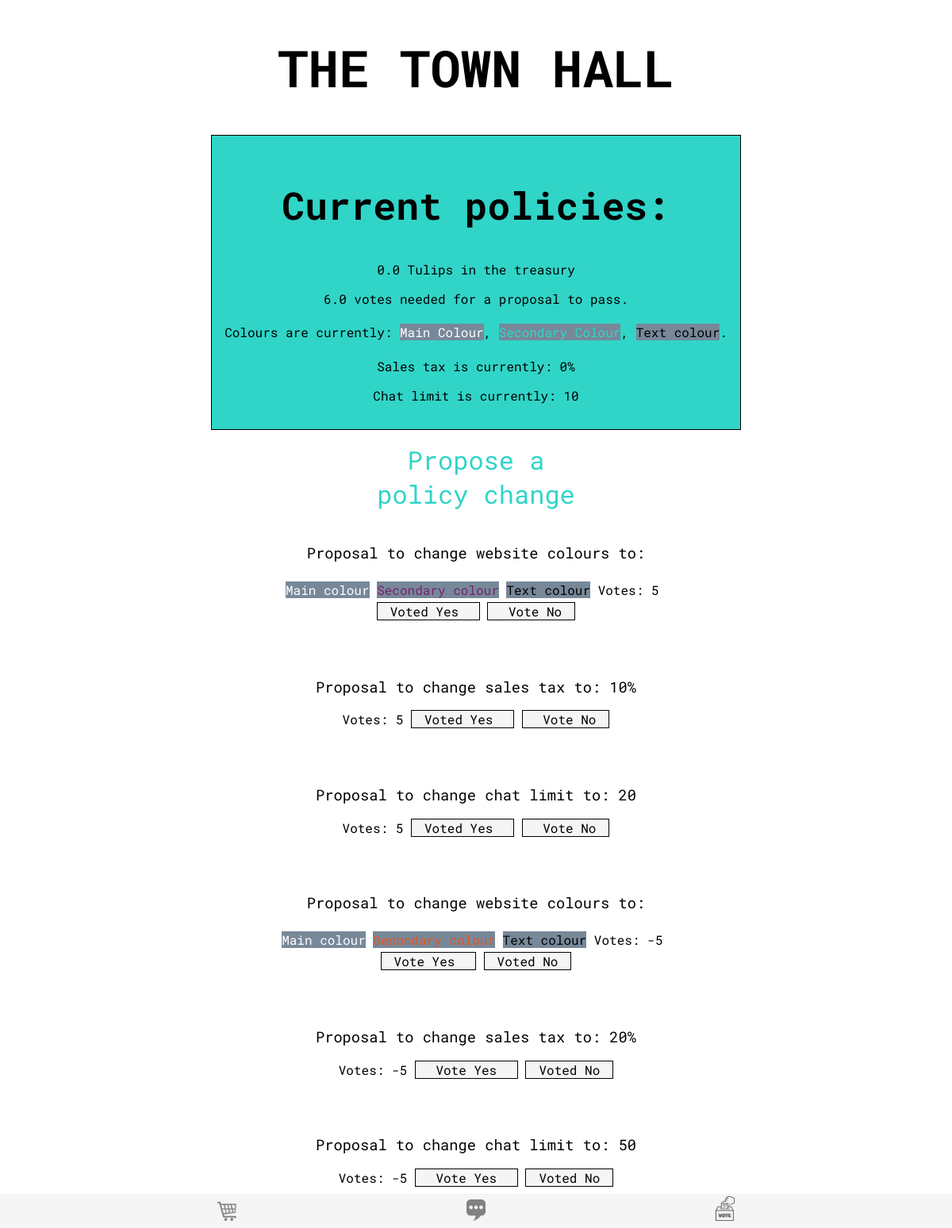
The app's page /voting (signed in) with its own data.
### tables this page shows
CREATE TABLE treasury
(
    tulips REAL NOT NULL
);

CREATE TABLE proposals
(
    proposal_id INTEGER PRIMARY KEY AUTOINCREMENT,
    proposal_type TEXT NOT NULL,
    proposal_value TEXT NOT NULL,
    votes INT NOT NULL
);

### app.py (the view)
@ app.route("/voting", methods=["GET", "POST"])
@ login_required
def voting():
    db = get_db()
    treasury = db.execute(
        """SELECT tulips FROM treasury""").fetchone()["tulips"]
    chat_limit = int(db.execute(
        """SELECT proposal_value FROM policies WHERE proposal_type = 'limit'""").fetchone()["proposal_value"])
    tax = db.execute(
        """SELECT proposal_value FROM policies WHERE proposal_type = 'tax'""").fetchone()["proposal_value"]
    user_count = db.execute(
        """SELECT COUNT(user_id) FROM users WHERE isBanned = 0""").fetchone()["COUNT(user_id)"]
    threshold = user_count / 2
    if user_count % 2 == 0:
        threshold += 1
    else:
        threshold = int(round_up(threshold))
    user_votes = db.execute(
        """SELECT votes FROM votes WHERE user_id= ?""", (g.user,)).fetchone()["votes"].split(",")
    proposals = db.execute(
        """SELECT * FROM proposals ORDER BY votes DESC""").fetchall()
    return render_template("voting.html", proposals=proposals, maincolor=g.maincolor, secondcolor=g.secondcolor, textcolor=g.textcolor, user_votes=user_votes, threshold=threshold, treasury=treasury, tax=tax, chat_limit=chat_limit)

### app.py (called while the page is built)
@app.teardown_appcontext
def close_db_at_end_of_request(e=None):
    close_db(e)

@app.before_request
def load_logged_in_user():
    g.user = session.get("user_id", None)
    db = get_db()
    colors = db.execute("SELECT proposal_value FROM policies WHERE proposal_type = 'color'").fetchone()[
        "proposal_value"]
    g.maincolor = colors[0:7]
    g.secondcolor = colors[7:14]
    g.textcolor = colors[14:21]

def login_required(view):
    @ wraps(view)
    def wrapped_view(**kwargs):
        db = get_db()
        if g.user is None:
            return redirect(url_for("login", next=request.url))
        if db.execute("""SELECT isBanned FROM users WHERE user_id = ? """, (g.user,)).fetchone()["isBanned"] == 1:
            return redirect(url_for("login"))
        return view(**kwargs)
    return wrapped_view

### database.py (called while the page is built)
def get_db():
    if "db" not in g:
        g.db = sqlite3.connect(DATABASE,
                               detect_types=sqlite3.PARSE_DECLTYPES
                               )
        g.db.row_factory = sqlite3.Row
    return g.db

### templates/voting.html
{% extends "base.html" %}
{% block main_content %}
<nav class="swup">
    <a href="{{url_for('shop')}}"><img src="{{url_for('static', filename='shop.png')}}" alt="Link to the hyper link market"></a>
    <a href="{{url_for('chat')}}"><img src="{{url_for('static', filename='chat.png')}}" alt="Link to the public forum"></a>
    <a class="active" href="{{url_for('voting')}}"><img id="voteicon" src="{{url_for('static', filename='vote.png')}}" alt="Link to the town hall"></a>
</nav>
<h1 class="swup transition-page1">The Town Hall</h1>
        <main class="swup transition-page1" id="voting">
            <section id="policies">
                <h2>Current policies:</h2>
                <p>{{treasury}} Tulips in the treasury</p>
                <p>{{threshold}} votes needed for a proposal to pass.</p>
                <p class="colorvote">Colours are currently: <span style="color:{{g.maincolor}}">Main Colour</span>, <span style="color:{{g.secondcolor}}">Secondary Colour</span>, <span style="{{g.textcolor}}">Text colour</span>.</p>
                <p>Sales tax is currently: {{tax}}%</p>
                <p>Chat limit is currently: {{chat_limit}}</p>
            </section>
            <a href="{{url_for('propose')}}">Propose a policy change</a>
            <br>
            {% for proposal in proposals %}
            {% if proposal["proposal_type"] == "color" %}
            {% set votemaincolor = proposal["proposal_value"][0:7] %}
            {% set votesecondarycolor = proposal["proposal_value"][7:14]%}
            {% set votetextcolor = proposal["proposal_value"][14:21] %}
            <section>
                <h3>Proposal to change website colours to:</h3>
                <p class="colorvote"><span    style="color: {{votemaincolor}};">Main colour</span>&nbsp;<span style="color: {{votesecondarycolor}}">Secondary colour</span>&nbsp;<span style="color: {{votetextcolor}}">Text colour</span>&nbsp;<span style="background-color: transparent;">Votes: {{proposal['votes']}}</span>&nbsp;<br><a data-no-swup href="{{url_for('vote', proposal_id=proposal['proposal_id']|string+'y')}}">{% if proposal['proposal_id']|string+'y' in user_votes %}Voted Yes {% else %} Vote Yes {%endif%}</a>&nbsp;<a data-no-swup href="{{url_for('vote', proposal_id=proposal['proposal_id']|string+'n')}}">{% if proposal['proposal_id']|string+'n' in user_votes %}Voted No {% else %} Vote No {% endif %}</a></p>
            </section>
            {% endif %}
            {% if proposal["proposal_type"] == "tax" %}
            <section>
                <h3>Proposal to change sales tax to: {{proposal['proposal_value']}}%</h3>
                <p><span>Votes: {{proposal['votes']}}</span>&nbsp;<a data-no-swup href="{{url_for('vote', proposal_id=proposal['proposal_id']|string+'y')}}">{% if proposal['proposal_id']|string+'y' in user_votes %}Voted Yes {% else %} Vote Yes {%endif%}</a>&nbsp;<a data-no-swup href="{{url_for('vote', proposal_id=proposal['proposal_id']|string+'n')}}">{% if proposal['proposal_id']|string+'n' in user_votes %}Voted No {% else %} Vote No {% endif %}</a></p>
            </section>
            {% endif %}
            {% if proposal["proposal_type"] == "limit" %}
            <section>
                <h3>Proposal to change chat limit to: {{proposal['proposal_value']}}</h3>
                <p><span>Votes: {{proposal['votes']}}</span>&nbsp;<a data-no-swup href="{{url_for('vote', proposal_id=proposal['proposal_id']|string+'y')}}">{% if proposal['proposal_id']|string+'y' in user_votes %}Voted Yes {% else %} Vote Yes {%endif%}</a>&nbsp;<a data-no-swup href="{{url_for('vote', proposal_id=proposal['proposal_id']|string+'n')}}">{% if proposal['proposal_id']|string+'n' in user_votes %}Voted No {% else %} Vote No {% endif %}</a></p>
            </section>
            {% endif %}
            <br>
            {% endfor %}
    </main>
{% endblock %}

### static/styles.css (style rules this page uses)
h1, h2, p { color: var(--textcolor); }
a { width: auto; text-decoration: none; }
html { padding: env(safe-area-inset); }
html, body, main { width: 100%; }
html { max-width: 100%; height: 100%; }
body { max-width: 100%; }
h2 { text-align: center; }
p { text-align: justify; }
main { top: 0; bottom: 0; left: 0; right: 0; width: 100%; }
body { background-color: var(--maincolor); padding: 0; margin: 0; font-family: 'Roboto Mono', monospace; }
h1 { text-transform: uppercase; text-align: center; }
.transition-page1 { transition: 0.25s; transform: translateX(0); transform-origin: left; }
@media screen and (min-width: 600px)  and (orientation:portrait) { h1 { font-size: 2.5em; } }
@media screen and (min-width: 600px)  and (orientation:portrait) { h2 { font-size: 2em; } }
@media screen and (min-width: 600px)  and (orientation:portrait) { section div, a { font-size: 1.5em; } }
@media screen and (min-width: 1024px) { .transition-page1 { transition: 0.25s; transform: translateY(0); transform-origin: top; } }
@media screen and (min-width: 1024px) { h1 { font-size: 3rem; } }
@media screen and (min-width: 1200px) { h1 { font-size: 4em; } }
@media screen and (min-width: 1200px) { h2 { font-size: 3em; } }
@media screen and (min-width: 1200px) { section div, a { font-size: 2rem; } }
html, body { height: 100%; overflow-x: hidden; }
#shop section a, #voting a { background-color: whitesmoke; font-size: 1.5rem; color: var(--textcolor); padding: 0rem 1rem; border: 1px solid var(--textcolor); }
#voting a { font-size: 1rem; }
nav { bottom: 0; left: 0; position: fixed; display: inline-flex; justify-content: space-evenly; width: 100%; background-color: whitesmoke; }
nav a { padding-left: 1rem; padding-right: 1rem; }
nav img { width: 1.5rem; filter: invert(51%) sepia(1%) saturate(0%) hue-rotate(9deg) brightness(99%) contrast(87%); border: 0px solid transparent; margin: auto auto; margin-top: 0.4rem; }
.active img { filter: invert(30%) sepia(4%) saturate(0%) hue-rotate(222deg) brightness(92%) contrast(86%); }
#voteicon { margin-top: 0.1rem; }
#balance, #shopnav, nav, #shoptop { z-index: 2; }
#voting h3 { font-weight: normal; }
#voting section + a { background-color: transparent; margin: 0 auto; width: 90%; text-align: center; border: 0px solid transparent; color: var(--secondcolor); font-size: 2rem; margin-top: 1rem; display: block; }
h3 { text-align: center; }
#voting section { margin: 0 auto; margin-bottom: 2rem; width: 85%; }
#voting #policies { background-color: var(--secondcolor); margin: 0 auto; width: 80%; border: 1px solid var(--textcolor); padding: 1rem 1rem; }
#voting p { text-align: center }
.colorvote span { background-color: lightslategray; line-height: 2rem; }
@media screen and (min-width: 1200px) { #voting #policies { width: max-content; } }
@media screen and (min-width: 1200px) { #voting section + a { width: 25%; } }

### records on screen
treasury: tulips "0.0"
proposals: votes "5", shows "Voted Yes", shows "Vote No"
proposals: proposal_value "10", votes "5", shows "Voted Yes", shows "Vote No"
proposals: proposal_value "20", votes "5", shows "Voted Yes", shows "Vote No"
proposals: votes "-5", shows "Vote Yes", shows "Voted No"
proposals: proposal_value "20", votes "-5", shows "Vote Yes", shows "Voted No"
proposals: proposal_value "50", votes "-5", shows "Vote Yes", shows "Voted No"

### other values on screen
{{ threshold }} "6.0"
{{ tax }} "0"
{{ chat_limit }} "10"
